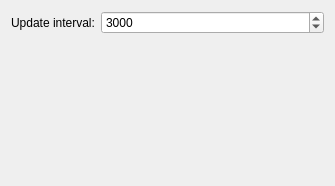
<?xml version="1.0" encoding="UTF-8"?>
<ui version="4.0">
 <class>Form</class>
 <widget class="QWidget" name="Form">
  <property name="geometry">
   <rect>
    <x>0</x>
    <y>0</y>
    <width>335</width>
    <height>186</height>
   </rect>
  </property>
  <property name="windowTitle">
   <string>Form</string>
  </property>
  <layout class="QFormLayout" name="formLayout">
   <item row="0" column="0">
    <widget class="QLabel" name="label">
     <property name="text">
      <string>Update interval:</string>
     </property>
    </widget>
   </item>
   <item row="0" column="1">
    <widget class="QSpinBox" name="kcfg_updateInterval">
       <property name="minimum">
        <number>1000</number>
       </property>
       <property name="maximum">
        <number>100000</number>
       </property>
       <property name="value">
        <number>3000</number>
       </property>
      </widget>
   </item>
  
 
  </layout>
 </widget>
 <resources/>
 <connections/>
</ui>
